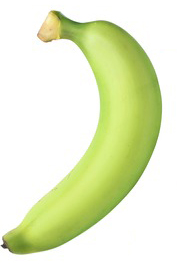
#> input picture 2.2/vision/wacharin/Image for Testing/green.jpg, 177 x 266 px
$ python 'ch - 5.py'
#> lines starting #> are read from the running program, lines starting #| are printed output that depends on the picture
import numpy as np
import cv2
from matplotlib import pyplot as plt
print("My ID is:6610110096")
img = cv2.imread("Image for Testing/green.jpg")
#> img is the input picture: shape (266, 177, 3); mean B, G, R 199.7, 237.6, 229.3
color = ('b','g','r')

imSize=img.shape
#> imSize = (266, 177, 3)
width =imSize[0]
#> width = 266
high =imSize[1]
#> high = 177
hisBlue = np.zeros(256)
for i in range(width):
    for j in range(high):
        hisBlue[img[i,j,0]] += 1

plt.figure('Blue Histogram')
plt.plot(hisBlue)
plt.xlim([0,250])
plt.ylim([0,1000])
plt.show()
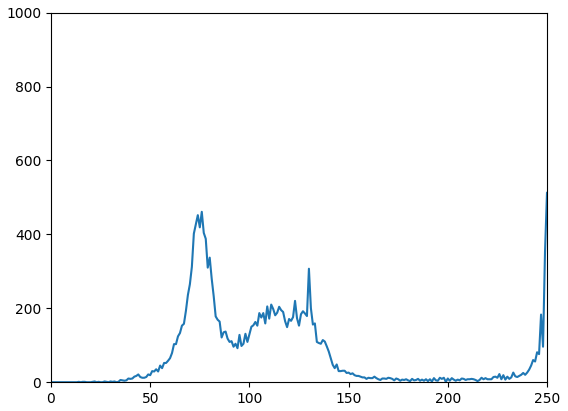
#> figure drawn by matplotlib, 1 panel; curve peaks at x = 255, y = 25553
#> (the run stopped early here; a loop or call above may not have finished)

$ run again, with 2.2/vision/wacharin/Image for Testing/banana.jpg copied over 2.2/vision/wacharin/Image for Testing/green.jpg
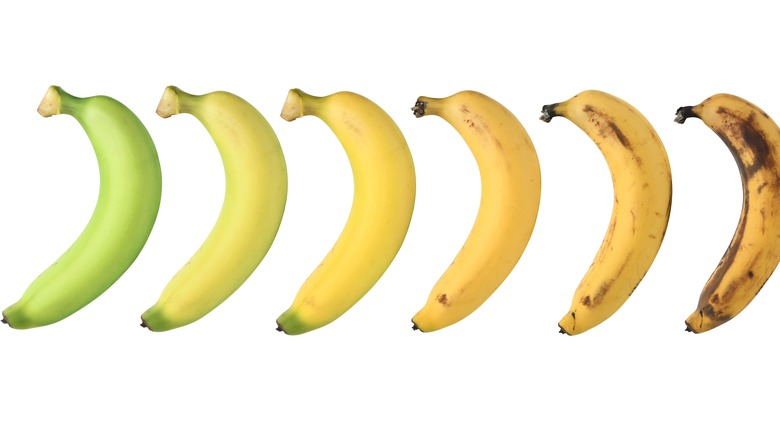
#> input picture 2.2/vision/wacharin/Image for Testing/banana.jpg, 780 x 438 px
#> img is the input picture: shape (438, 780, 3); mean B, G, R 209.8, 236.7, 243.2
#> `plt.show()`:
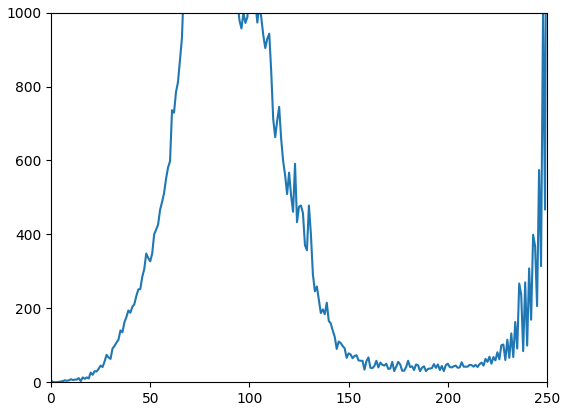
#> figure drawn by matplotlib, 1 panel; curve peaks at x = 255, y = 228937

$ run again, with 2.2/vision/wacharin/Image for Testing/letter_A.jpg copied over 2.2/vision/wacharin/Image for Testing/green.jpg
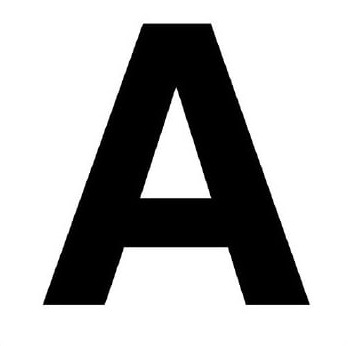
#> input picture 2.2/vision/wacharin/Image for Testing/letter_A.jpg, 348 x 346 px
#> img is the input picture: shape (346, 348, 3); min 0, max 255, mean 178.6
#> `plt.show()`:
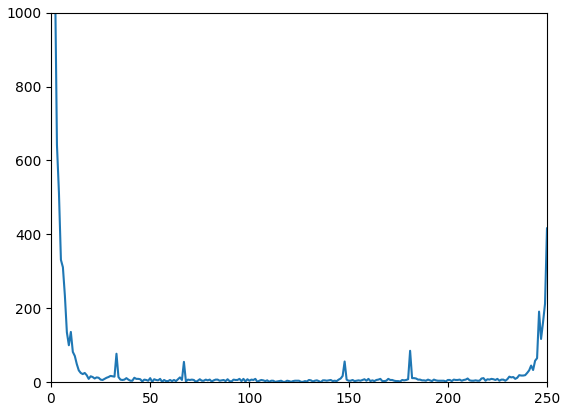
#> figure drawn by matplotlib, 1 panel; curve peaks at x = 255, y = 77989
